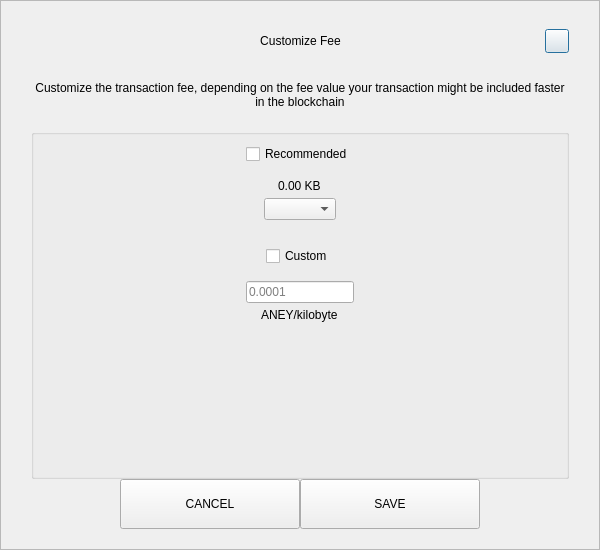
<?xml version="1.0" encoding="UTF-8"?>
<ui version="4.0">
 <class>SendCustomFeeDialog</class>
 <widget class="QDialog" name="SendCustomFeeDialog">
  <property name="geometry">
   <rect>
    <x>0</x>
    <y>0</y>
    <width>600</width>
    <height>550</height>
   </rect>
  </property>
  <property name="windowTitle">
   <string>Form</string>
  </property>
  <layout class="QVBoxLayout" name="verticalLayout_3">
   <property name="spacing">
    <number>0</number>
   </property>
   <property name="leftMargin">
    <number>0</number>
   </property>
   <property name="topMargin">
    <number>0</number>
   </property>
   <property name="rightMargin">
    <number>0</number>
   </property>
   <property name="bottomMargin">
    <number>0</number>
   </property>
   <item>
    <widget class="QFrame" name="frame">
     <property name="styleSheet">
      <string notr="true"/>
     </property>
     <property name="frameShape">
      <enum>QFrame::StyledPanel</enum>
     </property>
     <property name="frameShadow">
      <enum>QFrame::Raised</enum>
     </property>
     <layout class="QVBoxLayout" name="verticalLayout_2">
      <property name="spacing">
       <number>0</number>
      </property>
      <property name="leftMargin">
       <number>30</number>
      </property>
      <property name="topMargin">
       <number>20</number>
      </property>
      <property name="rightMargin">
       <number>30</number>
      </property>
      <property name="bottomMargin">
       <number>20</number>
      </property>
      <item>
       <layout class="QHBoxLayout" name="horizontalLayout_3">
        <property name="spacing">
         <number>0</number>
        </property>
        <item>
         <spacer name="horizontalSpacer_21">
          <property name="orientation">
           <enum>Qt::Horizontal</enum>
          </property>
          <property name="sizeHint" stdset="0">
           <size>
            <width>40</width>
            <height>20</height>
           </size>
          </property>
         </spacer>
        </item>
        <item>
         <widget class="QLabel" name="labelTitle">
          <property name="minimumSize">
           <size>
            <width>0</width>
            <height>40</height>
           </size>
          </property>
          <property name="maximumSize">
           <size>
            <width>16777215</width>
            <height>40</height>
           </size>
          </property>
          <property name="styleSheet">
           <string notr="true">padding-left:24px;</string>
          </property>
          <property name="text">
           <string>Customize Fee</string>
          </property>
          <property name="alignment">
           <set>Qt::AlignCenter</set>
          </property>
          <property name="margin">
           <number>7</number>
          </property>
         </widget>
        </item>
        <item>
         <spacer name="horizontalSpacer">
          <property name="orientation">
           <enum>Qt::Horizontal</enum>
          </property>
          <property name="sizeHint" stdset="0">
           <size>
            <width>40</width>
            <height>20</height>
           </size>
          </property>
         </spacer>
        </item>
        <item>
         <widget class="QPushButton" name="btnEsc">
          <property name="minimumSize">
           <size>
            <width>24</width>
            <height>24</height>
           </size>
          </property>
          <property name="maximumSize">
           <size>
            <width>24</width>
            <height>24</height>
           </size>
          </property>
          <property name="text">
           <string/>
          </property>
         </widget>
        </item>
       </layout>
      </item>
      <item>
       <spacer name="verticalSpacer_2">
        <property name="orientation">
         <enum>Qt::Vertical</enum>
        </property>
        <property name="sizeType">
         <enum>QSizePolicy::Fixed</enum>
        </property>
        <property name="sizeHint" stdset="0">
         <size>
          <width>20</width>
          <height>20</height>
         </size>
        </property>
       </spacer>
      </item>
      <item>
       <widget class="QLabel" name="labelMessage">
        <property name="text">
         <string>Customize the transaction fee, depending on the fee value your transaction might be included faster in the blockchain</string>
        </property>
        <property name="alignment">
         <set>Qt::AlignCenter</set>
        </property>
        <property name="wordWrap">
         <bool>true</bool>
        </property>
       </widget>
      </item>
      <item>
       <spacer name="verticalSpacer_3">
        <property name="orientation">
         <enum>Qt::Vertical</enum>
        </property>
        <property name="sizeType">
         <enum>QSizePolicy::Fixed</enum>
        </property>
        <property name="sizeHint" stdset="0">
         <size>
          <width>20</width>
          <height>20</height>
         </size>
        </property>
       </spacer>
      </item>
      <item>
       <widget class="QGroupBox" name="groupBox">
        <property name="title">
         <string/>
        </property>
        <layout class="QVBoxLayout" name="verticalLayout">
         <property name="leftMargin">
          <number>12</number>
         </property>
         <property name="rightMargin">
          <number>12</number>
         </property>
         <item>
          <layout class="QVBoxLayout" name="verticalLayout_4">
           <property name="spacing">
            <number>5</number>
           </property>
           <item alignment="Qt::AlignHCenter">
            <widget class="QCheckBox" name="checkBoxRecommended">
             <property name="text">
              <string>Recommended</string>
             </property>
            </widget>
           </item>
           <item>
            <spacer name="verticalSpacer_5">
             <property name="orientation">
              <enum>Qt::Vertical</enum>
             </property>
             <property name="sizeType">
              <enum>QSizePolicy::Fixed</enum>
             </property>
             <property name="sizeHint" stdset="0">
              <size>
               <width>20</width>
               <height>10</height>
              </size>
             </property>
            </spacer>
           </item>
           <item alignment="Qt::AlignHCenter">
            <widget class="QLabel" name="labelFee">
             <property name="text">
              <string>0.00 KB</string>
             </property>
            </widget>
           </item>
           <item alignment="Qt::AlignHCenter">
            <widget class="QComboBox" name="comboBoxRecommended"/>
           </item>
          </layout>
         </item>
         <item>
          <spacer name="verticalSpacer">
           <property name="orientation">
            <enum>Qt::Vertical</enum>
           </property>
           <property name="sizeType">
            <enum>QSizePolicy::Fixed</enum>
           </property>
           <property name="sizeHint" stdset="0">
            <size>
             <width>20</width>
             <height>20</height>
            </size>
           </property>
          </spacer>
         </item>
         <item>
          <layout class="QVBoxLayout" name="verticalLayout_5">
           <property name="spacing">
            <number>5</number>
           </property>
           <item alignment="Qt::AlignHCenter">
            <widget class="QCheckBox" name="checkBoxCustom">
             <property name="text">
              <string>Custom</string>
             </property>
            </widget>
           </item>
           <item>
            <spacer name="verticalSpacer_6">
             <property name="orientation">
              <enum>Qt::Vertical</enum>
             </property>
             <property name="sizeType">
              <enum>QSizePolicy::Fixed</enum>
             </property>
             <property name="sizeHint" stdset="0">
              <size>
               <width>20</width>
               <height>10</height>
              </size>
             </property>
            </spacer>
           </item>
           <item alignment="Qt::AlignHCenter">
            <widget class="QLineEdit" name="lineEditCustomFee">
             <property name="placeholderText">
              <string notr="true">0.0001</string>
             </property>
            </widget>
           </item>
           <item alignment="Qt::AlignHCenter">
            <widget class="QLabel" name="labelCustomFee">
             <property name="text">
              <string>ANEY/kilobyte</string>
             </property>
            </widget>
           </item>
          </layout>
         </item>
         <item>
          <spacer name="verticalSpacer_4">
           <property name="orientation">
            <enum>Qt::Vertical</enum>
           </property>
           <property name="sizeHint" stdset="0">
            <size>
             <width>20</width>
             <height>40</height>
            </size>
           </property>
          </spacer>
         </item>
        </layout>
       </widget>
      </item>
      <item>
       <layout class="QHBoxLayout" name="horizontalLayout" stretch="1,2,2,1">
        <item>
         <spacer name="horizontalSpacer1">
          <property name="orientation">
           <enum>Qt::Horizontal</enum>
          </property>
          <property name="sizeHint" stdset="0">
           <size>
            <width>40</width>
            <height>20</height>
           </size>
          </property>
         </spacer>
        </item>
        <item>
         <widget class="QPushButton" name="btnCancel">
          <property name="minimumSize">
           <size>
            <width>180</width>
            <height>50</height>
           </size>
          </property>
          <property name="focusPolicy">
           <enum>Qt::NoFocus</enum>
          </property>
          <property name="text">
           <string>CANCEL</string>
          </property>
         </widget>
        </item>
        <item>
         <widget class="QPushButton" name="btnSave">
          <property name="minimumSize">
           <size>
            <width>180</width>
            <height>50</height>
           </size>
          </property>
          <property name="focusPolicy">
           <enum>Qt::NoFocus</enum>
          </property>
          <property name="text">
           <string>SAVE</string>
          </property>
         </widget>
        </item>
        <item>
         <spacer name="horizontalSpacer_2">
          <property name="orientation">
           <enum>Qt::Horizontal</enum>
          </property>
          <property name="sizeHint" stdset="0">
           <size>
            <width>40</width>
            <height>20</height>
           </size>
          </property>
         </spacer>
        </item>
       </layout>
      </item>
     </layout>
    </widget>
   </item>
  </layout>
 </widget>
 <resources/>
 <connections/>
</ui>
